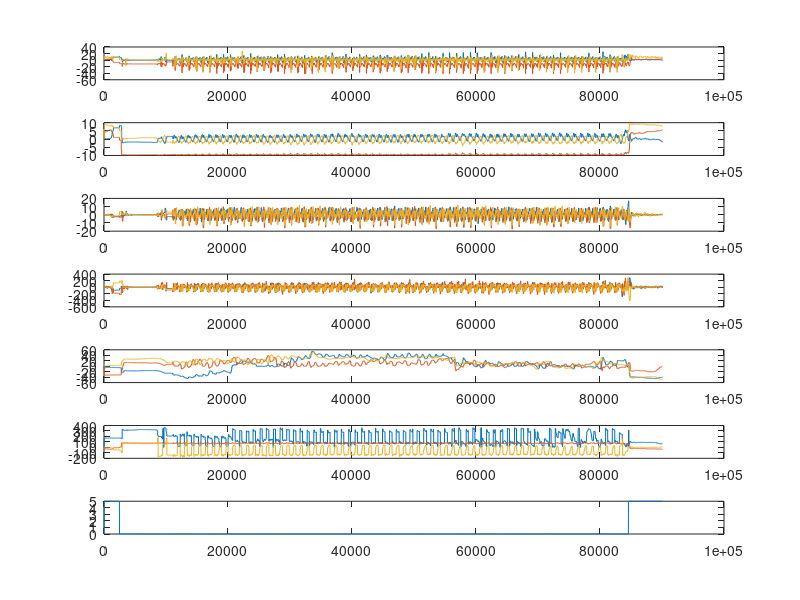
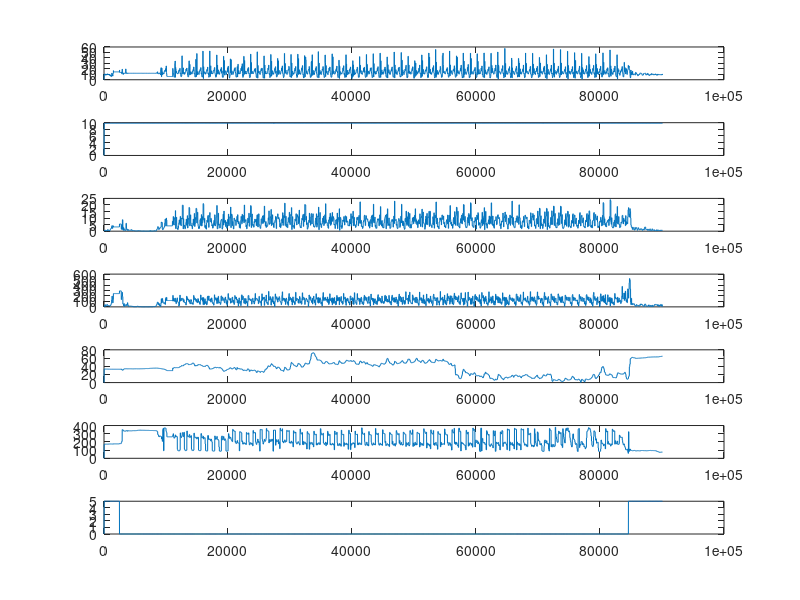
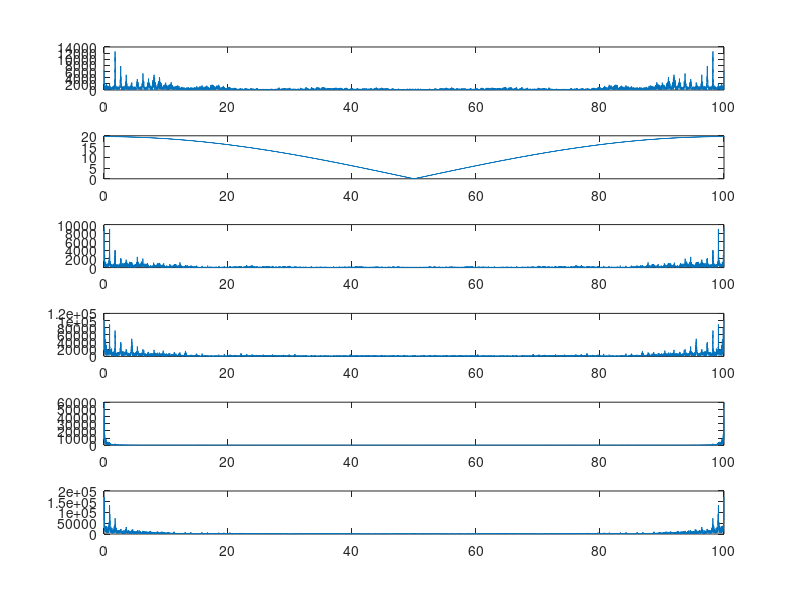
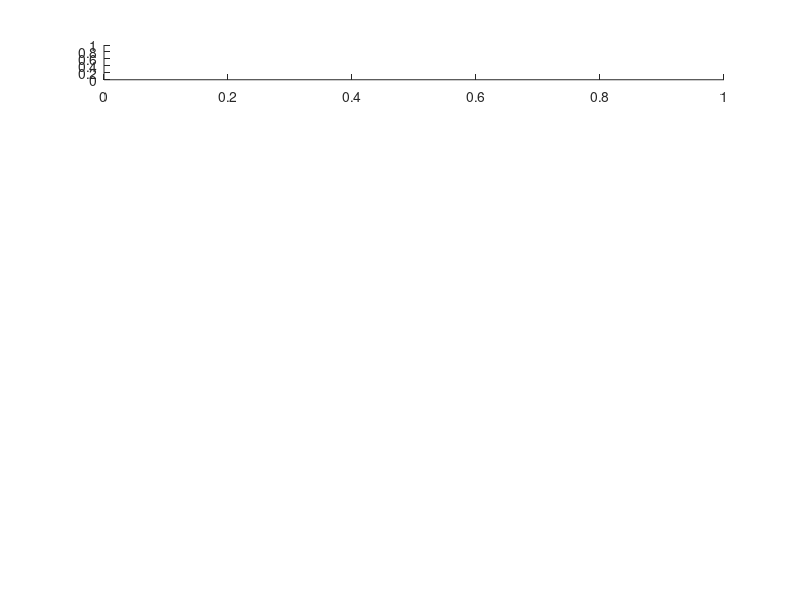

The MATLAB source for these figures, in order: (Note: this script raises an error after producing the figures.)
d = real(dlmread ("walk1.csv",";"));
#d = d(1000:2000,:);
accx = d(:,1);
accy = d(:,2);
accz = d(:,3);

grx = d(:,4);
gry = d(:,5);
grz = d(:,6);

linx = d(:,7);
liny = d(:,8);
linz = d(:,9);

gyrx = d(:,10);
gyry = d(:,11);
gyrz = d(:,12);

magx = d(:,14);
magy = d(:,15);
magz = d(:,16);

orx = d(:,17);
ory = d(:,18);
orz = d(:,19);

t = d(:,30);
p = d(:,20);

figure(1);
ax1 = subplot(7,1,1);
plot(t, accx);
hold on;
plot(t, accy);
plot(t, accz);

ax2 = subplot(7,1,2);
plot(t, grx);
hold on;
plot(t, gry);
plot(t, grz);

ax3 = subplot(7,1,3);
plot(t, linx);
hold on;
plot(t, liny);
plot(t, linz);

ax4 = subplot(7,1,4);
plot(t, gyrx);
hold on;
plot(t, gyry);
plot(t, gyrz);

ax5 = subplot(7,1,5);
plot(t, magx);
hold on;
plot(t, magy);
plot(t, magz);

ax6 = subplot(7,1,6);
plot(t, orx);
hold on;
plot(t, ory);
plot(t, orz);

ax7 = subplot(7,1,7);
plot(t, p);

linkaxes([ax1,ax2,ax3,ax4,ax5,ax6,ax7],'x');

print -dpng 1.png

figure(2);
aax1 = subplot(7,1,1);
plot(t,(accx.^2 + accy.^2 + accz.^2).^0.5)

aax2 = subplot(7,1,2);
plot(t, (grx.^2+gry.^2+grz.^2).^0.5);

aax3 = subplot(7,1,3);
plot(t, (linx.^2+liny.^2+linz.^2).^0.5);

aax4 = subplot(7,1,4);
plot(t, (gyrx.^2+gyry.^2+gyrz.^2).^0.5);

aax5 = subplot(7,1,5);
plot(t, (magx.^2+magy.^2+magz.^2).^0.5);

aax6 = subplot(7,1,6);
plot(t, (orx.^2+ory.^2+orz.^2).^0.5);

aax7 = subplot(7,1,7);
plot(t, p);

linkaxes([aax1,aax2,aax3,aax4,aax5,aax6,aax7],'x');

print -dpng 2.png

figure(3);
t = ((0:1:length(t)-1) * (100)/length(t))';
t = t(2:length(t));
aaax1 = subplot(6,1,1);
plot(t,abs(fft((accx.^2 + accy.^2 + accz.^2).^0.5)(2:length(t)+1)));

aaax2 = subplot(6,1,2);
plot(t, abs(fft((grx.^2+gry.^2+grz.^2).^0.5)(2:length(t)+1)));

aaax3 = subplot(6,1,3);
plot(t, abs(fft((linx.^2+liny.^2+linz.^2).^0.5)(2:length(t)+1)));

aaax4 = subplot(6,1,4);
plot(t, abs(fft((gyrx.^2+gyry.^2+gyrz.^2).^0.5)(2:length(t)+1)));

aaax5 = subplot(6,1,5);
plot(t, abs(fft((magx.^2+magy.^2+magz.^2).^0.5)(2:length(t)+1)));

aaax6 = subplot(6,1,6);
plot(t, abs(fft((orx.^2+ory.^2+orz.^2).^0.5)(2:length(t)+1)));


linkaxes([aaax1,aaax2,aaax3,aaax4,aaax5,aaax6],'x');

print -dpng 3.png

figure(4);
t = [0 ;t];
ax1 = subplot(7,1,1);
[ggg1,ggg2,ggg3] = threedangle(accx,accy,accz);
plot(t, ggg1);
hold on;
plot(t, ggg2);
plot(t, ggg3);

ax2 = subplot(7,1,2);
[ggg1,ggg2,ggg3] = threedangle(grx,gry,grz);
plot(t, ggg1);
hold on;
plot(t, ggg2);
plot(t, ggg3);

ax3 = subplot(7,1,3);
[ggg1,ggg2,ggg3] = threedangle(linx,liny,linz);
plot(t, ggg1);
hold on;
plot(t, ggg2);
plot(t, ggg3);

ax4 = subplot(7,1,4);
[ggg1,ggg2,ggg3] = threedangle(gyrx,gyry,gyrz);
plot(t, ggg1);
hold on;
plot(t, ggg2);
plot(t, ggg3);

ax5 = subplot(7,1,5);
[ggg1,ggg2,ggg3] = threedangle(magx,magy,magz);
plot(t, ggg1);
hold on;
plot(t, ggg2);
plot(t, ggg3);

ax6 = subplot(7,1,6);
[ggg1,ggg2,ggg3] = threedangle(orx,ory,orz);
plot(t, ggg1);
hold on;
plot(t, ggg2);
plot(t, ggg3);

ax7 = subplot(7,1,7);
plot(t, p);

linkaxes([ax1,ax2,ax3,ax4,ax5,ax6,ax7],'x');

print -dpng 4.png


#{
energy
max-min
rms
max
min
#}